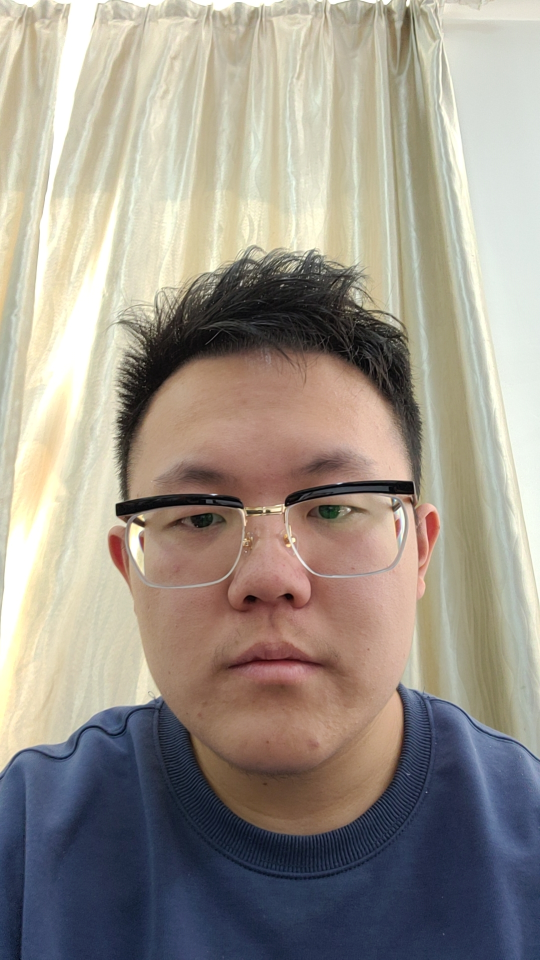
#> input picture img/people2.jpg, 1080 x 1920 px (shown at 1/2 size)
$ python 51.grabcut.py
#> lines starting #> are read from the running program, lines starting #| are printed output that depends on the picture
import cv2
import numpy as np

people = cv2.imread("../img/people2.jpg")
#> people is the input picture: shape (1920, 1080, 3); mean B, G, R 138.2, 148.4, 156.2
people = cv2.resize(people, (500, 700))
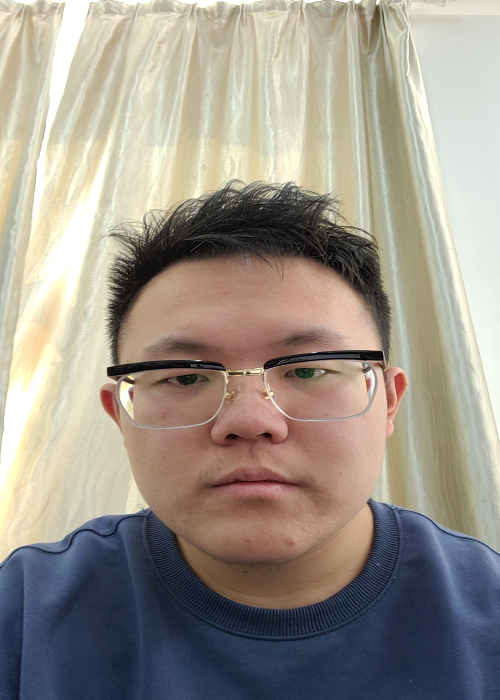
#> people: shape (700, 500, 3); mean B, G, R 138.1, 148.3, 156.1

# 要处理的区域x,y,w,h
rect = (100, 100, 300, 450)

# 处理结果放入mask
mask = np.zeros(people.shape[:2], dtype=np.uint8)
cv2.grabCut(people, mask, rect, None, None, 2, cv2.GC_INIT_WITH_RECT)

# mask中0是背景，1前景，2可能的背景，3可能的前景
mask = np.where(((mask == 1) | (mask == 3)), 255, 0).astype(np.uint8)
result = cv2.bitwise_and(people, people, mask=mask)
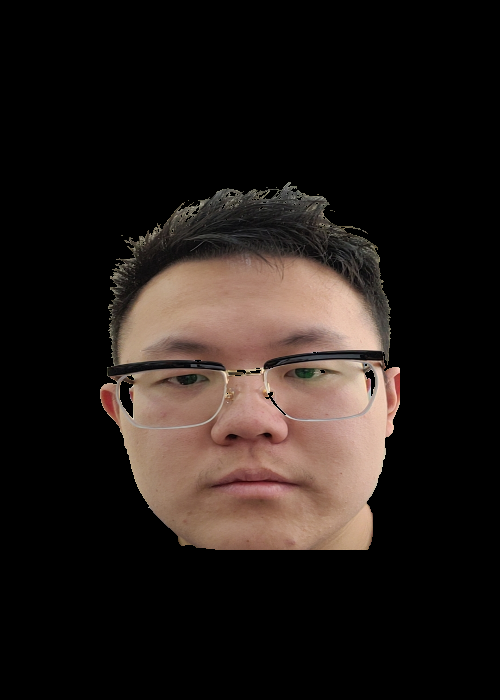
#> result: shape (700, 500, 3); mean B, G, R 24.2, 27.8, 35.3

cv2.imshow("result", result)
cv2.waitKey(0)
cv2.destroyAllWindows()

$ run again, with img/people1.jpg copied over img/people2.jpg
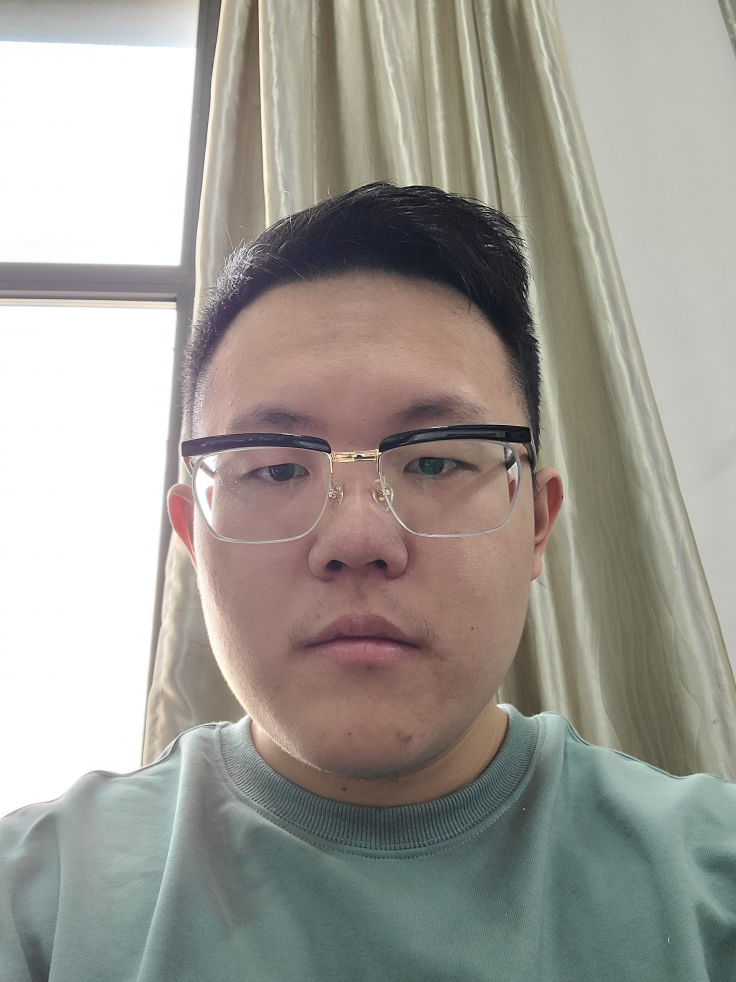
#> input picture img/people1.jpg, 2208 x 2944 px (shown at 1/3 size)
#> people is the input picture: shape (2944, 2208, 3); mean B, G, R 149.5, 156.4, 159.5
#> `people = cv2.resize(people, (500, 700))`:
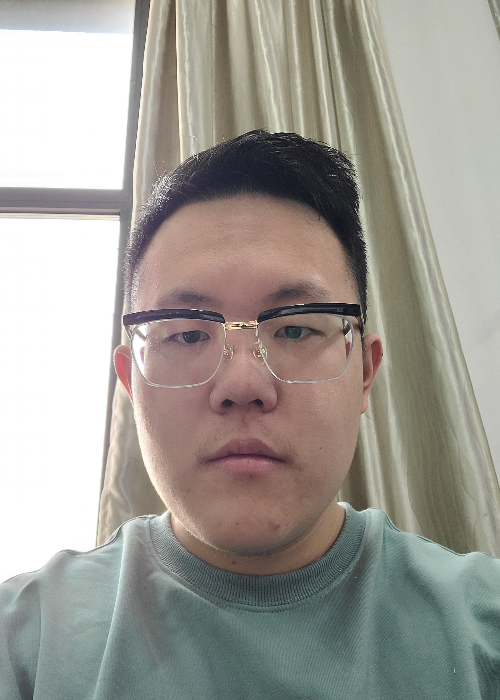
#> people: shape (700, 500, 3); mean B, G, R 149.4, 156.2, 159.4
#> `result = cv2.bitwise_and(people, people, mask=mask)`:
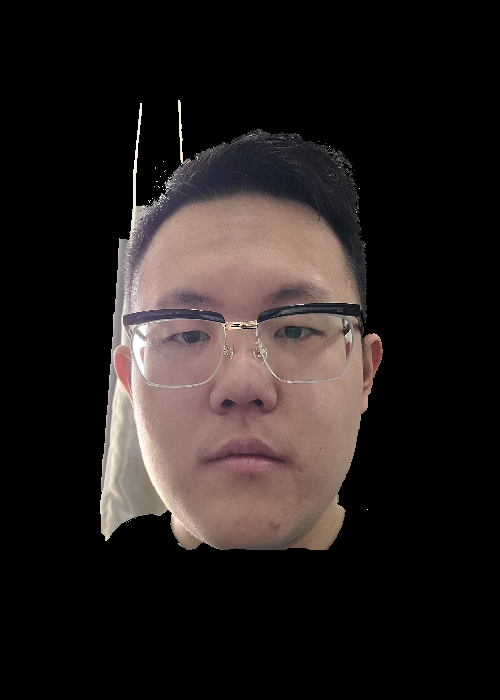
#> result: shape (700, 500, 3); mean B, G, R 30.1, 31.6, 37.9

$ run again, with img/book.jpg copied over img/people2.jpg
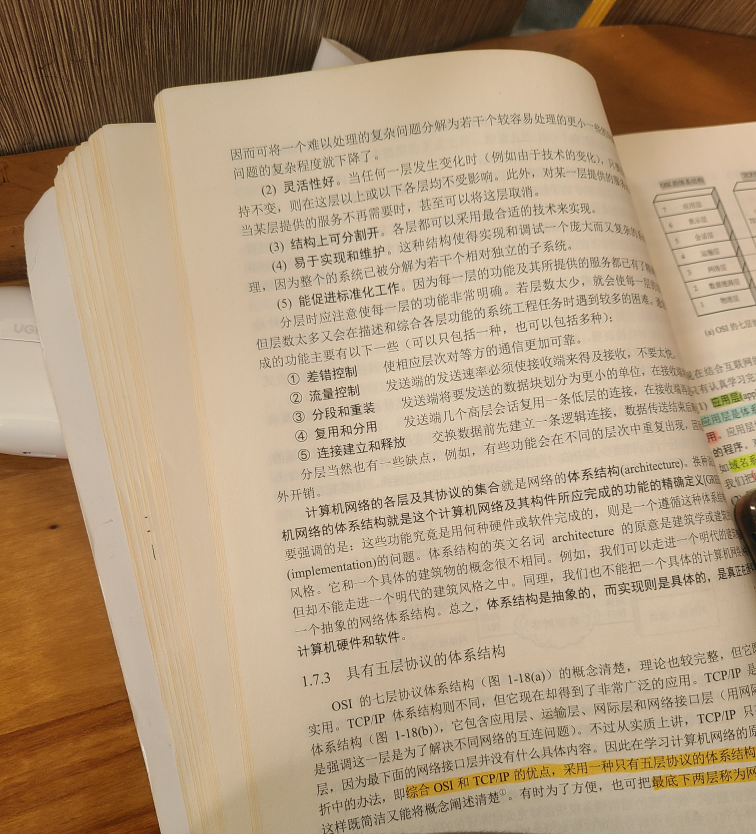
#> input picture img/book.jpg, 3024 x 3336 px (shown at 1/4 size)
#> people is the input picture: shape (3336, 3024, 3); mean B, G, R 125.5, 153.9, 177.6
#> `people = cv2.resize(people, (500, 700))`:
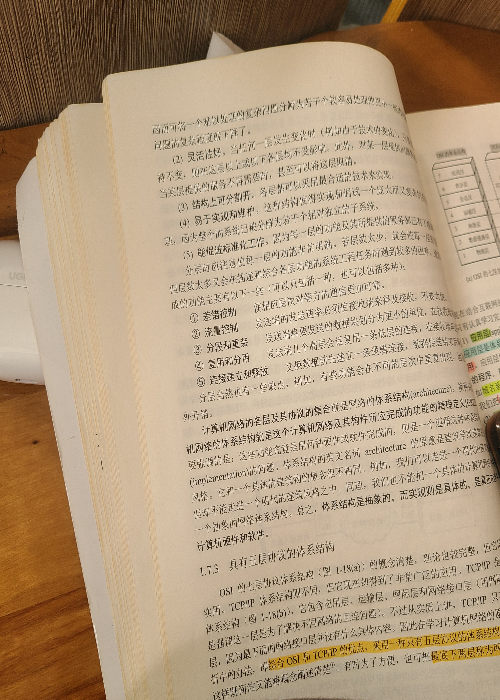
#> people: shape (700, 500, 3); mean B, G, R 125.4, 153.8, 177.5
#> `result = cv2.bitwise_and(people, people, mask=mask)`:
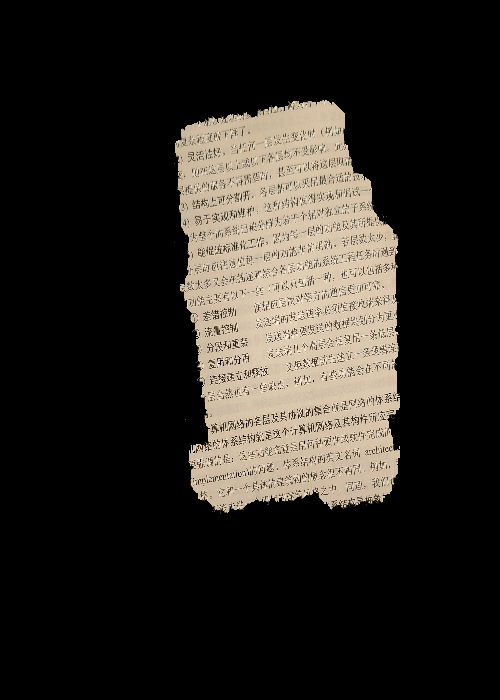
#> result: shape (700, 500, 3); mean B, G, R 34.2, 39.4, 43.1
